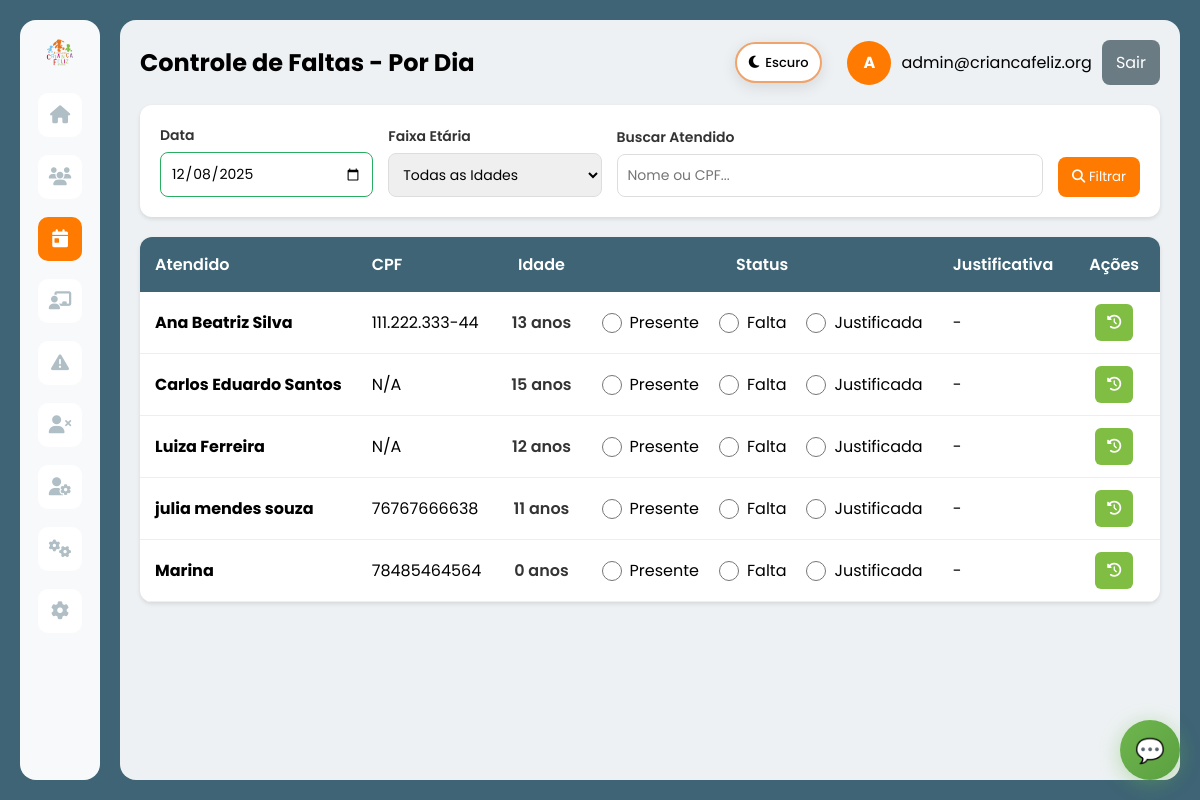
Page /faltas.php (signed in) on the earlier database version.
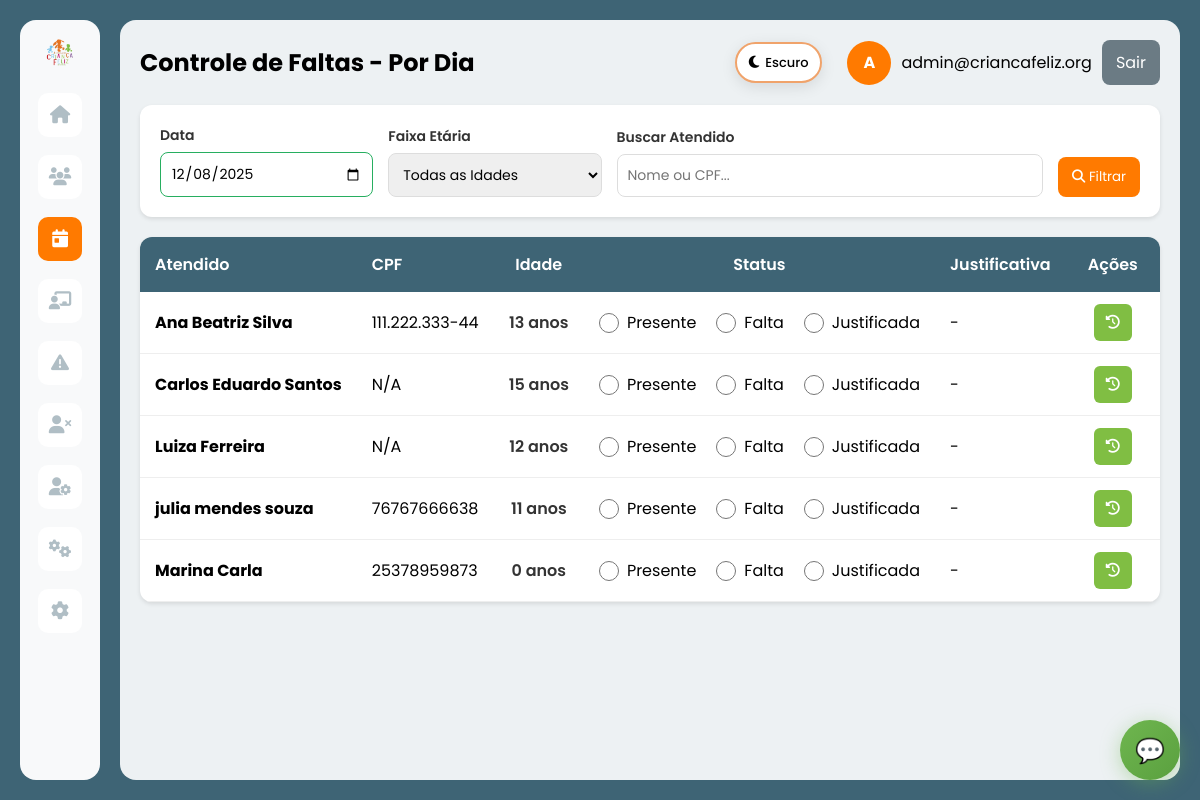
Same page on the later database version.
### tables this page shows
CREATE TABLE `atendido` (
  `idatendido` int(11) NOT NULL,
  `status` varchar(20) DEFAULT NULL,
  `data_cadastro` date DEFAULT NULL,
  `nome` varchar(100) DEFAULT NULL,
  `data_nascimento` date DEFAULT NULL,
  `faixa_etaria` varchar(20) DEFAULT NULL,
  `cpf` varchar(14) DEFAULT NULL,
  `rg` varchar(20) DEFAULT NULL,
  `endereco` varchar(255) DEFAULT NULL,
  `numero` varchar(20) DEFAULT NULL,
  `complemento` varchar(100) DEFAULT NULL,
  `bairro` varchar(100) DEFAULT NULL,
  `cidade` varchar(100) DEFAULT NULL,
  `estado` varchar(2) DEFAULT NULL,
  `cep` varchar(10) DEFAULT NULL,
  `foto` varchar(255) DEFAULT NULL,
  `id_responsavel` int(11) DEFAULT NULL,
  `data_acolhimento` date DEFAULT NULL
);

### app/Controllers/BaseController.php (called while the page is built, shortened)
<?php
class BaseController {
    protected $authService;
    public function __construct() {
        $this->authService = new AuthService();
    }
    protected function renderWithLayout($layout, $view, $data = []) {
        $data['currentUser'] = $this->authService->getCurrentUser();
        $data['isLoggedIn'] = $this->authService->isLoggedIn();
        $data['old_input'] = $_SESSION['old_input'] ?? [];
        view($view, $data);
    }
    protected function requireAuth() {
        $this->authService->requireAuth();
    }
}

### app/Controllers/FaltasController.php (called while the page is built, shortened)
<?php
class FaltasController extends BaseController {
    private $desligamentoDB;
    public function __construct() {
        $this->desligamentoDB = new DesligamentoDB();
    }
    public function index() {
        try {
            $data = $this->getParam('data', date('Y-m-d'));
            $search = $this->getParam('search', '');
            $faixaEtaria = $this->getParam('faixa_etaria', '');
            $acolhimentoModel = new AcolhimentoDB();
            $atendidos = $acolhimentoModel->findAll();
            $atendidosAtivos = [];
            foreach ($atendidos as $atendido) {
                $id = $atendido['idatendido'] ?? $atendido['id'];
                if (!$this->desligamentoDB->isDesligado($id)) {
                    $atendidosAtivos[] = $atendido;
                }
            }
            $viewData = [
                'title' => 'Controle de Faltas - Por Dia',
                'pageTitle' => 'Controle de Faltas - Por Dia',
                'data' => $data,
                'atendidos' => array_values($atendidosAtivos),
                'search' => $search,
                'faixa_etaria' => $faixaEtaria,
                'csrf_token' => $this->generateCSRF(),
                'messages' => $this->getFlashMessages()
            ];
            $this->renderWithLayout('main', 'faltas/dia', $viewData);
        } catch (Exception $e) {
            $this->handleException($e);
        }
    }
}

### app/Config/Database.php (called while the page is built, shortened)
<?php
class Database {
    private static $host = 'localhost';
    private static $dbname = 'criancafeliz';
    private static $username = 'root';
    private static $password = '';
    private static $charset = 'utf8mb4';
    private static $pdo = null;
    public static function getConnection() {
        if (self::$pdo === null) {
            try {
                $dsn = "mysql:host=" . self::$host . ";dbname=" . self::$dbname . ";charset=" . self::$charset;
                $options = [
                    PDO::ATTR_ERRMODE            => PDO::ERRMODE_EXCEPTION,
                    PDO::ATTR_DEFAULT_FETCH_MODE => PDO::FETCH_ASSOC,
                    PDO::ATTR_EMULATE_PREPARES   => false,
                    PDO::MYSQL_ATTR_INIT_COMMAND => "SET NAMES utf8mb4"
                ];
                self::$pdo = new PDO($dsn, self::$username, self::$password, $options);
            } catch (PDOException $e) {
                error_log('❌ ERRO ao conectar ao banco: ' . $e->getMessage());
                throw new Exception('Erro ao conectar ao banco de dados: ' . $e->getMessage());
            }
        }
        return self::$pdo;
    }
}

### app/Models/BaseModelDB.php (called while the page is built, shortened)
<?php
abstract class BaseModelDB {
    protected $table;
    protected $pdo;
    public function __construct($table, $primaryKey = 'id') {
        $this->table = $table;
        $this->pdo = Database::getConnection();
    }
    public function all() {
        $stmt = $this->pdo->query("SELECT * FROM {$this->table}");
        return $stmt->fetchAll();
    }
    public function findAll() {
        return $this->all();
    }
}

### app/Views/faltas/dia.php (the view, shortened to what the changed rows need)
<div class="tabela-frequencia">
    <table>
        <thead>
            <tr>
                <th>Atendido</th>
                <th>CPF</th>
                <th style="text-align: center;">Idade</th>
                <th style="text-align: center;">Status</th>
                <th>Justificativa</th>
                <th style="text-align: center;">Ações</th>
            </tr>
        </thead>
        <tbody>
            <?php if (empty($atendidos)): ?>
                <tr>
                    <td colspan="6">
                        <div class="empty-state">
                            <i class="fas fa-inbox"></i>
                            <p>Nenhum atendido encontrado</p>
                        </div>
                    </td>
                </tr>
            <?php else: ?>
                <?php foreach ($atendidos as $atendido): ?>
                    <?php
                        $id = $atendido['idatendido'] ?? $atendido['id'];
                        $frequencia = $atendido['frequencia'];
                        $status = $frequencia['status'] ?? null;
                        $statusPresente = ($status === 'P');
                        $statusFalta = ($status === 'F');
                        $statusJustificada = ($status === 'J');
                    ?>
                    <tr data-atendido-id="<?php echo $id; ?>">
                        <td><strong><?php echo htmlspecialchars($atendido['nome']); ?></strong></td>
                        <td><?php echo htmlspecialchars($atendido['cpf'] ?? 'N/A'); ?></td>
                        <td style="text-align: center;">
                            <span style="font-weight: 600; color:rgb(52, 52, 52);">
                                <?php echo $atendido['idade'] ?? 0; ?> anos
                            </span>
                        </td>
                        <td style="text-align: center;">
                            <div class="checkbox-container" style="justify-content: center;">
                                <div class="checkbox-item">
                                    <input type="radio"
                                           name="status_<?php echo $id; ?>"
                                           value="P"
                                           <?php echo $statusPresente ? 'checked' : ''; ?>
                                           onchange="salvarFrequencia(<?php echo $id; ?>, 'P', '<?php echo $data; ?>')">
                                    <label> Presente</label>
                                </div>
                                <div class="checkbox-item">
                                    <input type="radio"
                                           name="status_<?php echo $id; ?>"
                                           value="F"
                                           <?php echo $statusFalta ? 'checked' : ''; ?>
                                           onchange="salvarFrequencia(<?php echo $id; ?>, 'F', '<?php echo $data; ?>')">
                                    <label> Falta</label>
                                </div>
                                <div class="checkbox-item">
                                    <input type="radio"
                                           name="status_<?php echo $id; ?>"
                                           value="J"
                                           <?php echo $statusJustificada ? 'checked' : ''; ?>
                                           onchange="abrirJustificativa(<?php echo $id; ?>, '<?php echo $data; ?>')">
                                    <label> Justificada</label>
                                </div>
                            </div>
                        </td>
                        <td>
                            <span id="just_<?php echo $id; ?>">
                                <?php echo !empty($frequencia['justificativa']) ? htmlspecialchars($frequencia['justificativa']) : '-'; ?>
                            </span>
                        </td>
                        <td style="text-align: center;">
                            <a href="faltas.php?action=historico&id=<?php echo $id; ?>" class="btn-icon" title="Ver Histórico">
                                <i class="fas fa-history"></i>
                            </a>
                        </td>
                    </tr>
                <?php endforeach; ?>
            <?php endif; ?>
        </tbody>
    </table>
</div>

Differences in the rows shown:
removed atendido: nome "Marina", cpf "78485464564", faixa_etaria "0"
added atendido: nome "Marina Carla", cpf "25378959873", faixa_etaria "0"
